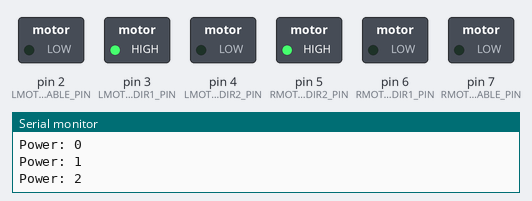
Bench run of a sketch on a simulated Arduino Uno, built with avr-gcc and run on an emulated ATmega328P. Shown: switched loads named in the sketch (green lamp = pin HIGH), the last lines printed to the serial monitor.

Above: at 1.2 s.
At 5.5 s:
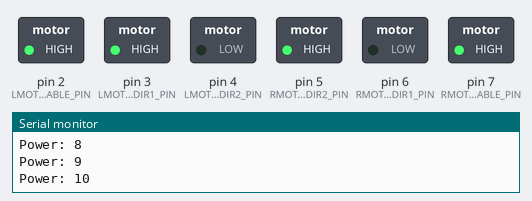
Timing chart, 0 to 9.8 s (numbered marks = the images above):
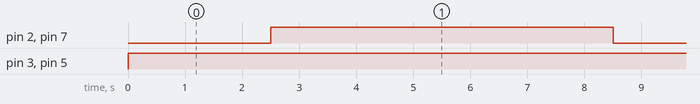

Measured:
- by itself, pin 2 (LMOTOR_ENABLE_PIN), pin 7 (RMOTOR_ENABLE_PIN): alternates HIGH for 6.0 s and LOW for 2.5 s
- by itself, pin 3 (LMOTOR_DIR1_PIN), pin 5 (RMOTOR_DIR2_PIN): LOW → HIGH at 0.00 s

The sketch:

TestMotors.ino
```cpp
#define RMOTOR_ENABLE_PIN 7
#define RMOTOR_DIR1_PIN 6
#define RMOTOR_DIR2_PIN 5

#define LMOTOR_ENABLE_PIN 2
#define LMOTOR_DIR1_PIN 3
#define LMOTOR_DIR2_PIN 4

int power = 0;

void setup() {

  Serial.begin(9600);
  pinMode(RMOTOR_ENABLE_PIN, OUTPUT);
  pinMode(RMOTOR_DIR1_PIN, OUTPUT);
  pinMode(RMOTOR_DIR2_PIN, OUTPUT);

  pinMode(LMOTOR_ENABLE_PIN, OUTPUT);
  pinMode(LMOTOR_DIR1_PIN, OUTPUT);
  pinMode(LMOTOR_DIR2_PIN, OUTPUT);
}

void loop() {
  digitalWrite(RMOTOR_DIR1_PIN, LOW);
  digitalWrite(RMOTOR_DIR2_PIN, HIGH);

  //analogWrite(RMOTOR_ENABLE_PIN, power);
  analogWrite(RMOTOR_ENABLE_PIN, map(power, 1, 16, 90, 255));

  digitalWrite(LMOTOR_DIR1_PIN, HIGH);
  digitalWrite(LMOTOR_DIR2_PIN, LOW);
  //analogWrite(LMOTOR_ENABLE_PIN, power);
  analogWrite(LMOTOR_ENABLE_PIN, map(power, 1, 16, 90, 255));

  Serial.print("Power: ");
  Serial.println(power);

  power = power + 1;
  if(power > 16) power = 0;

  delay(500);

}
```

Motor.cpp
```cpp
#include "Motor.h"

Motor::Motor(int enablePin, int dir1Pin, int dir2Pin, int minRange, int maxRange, int maxPower) {
   mEnablePin = enablePin;
   mDir1Pin = dir1Pin;
   mDir2Pin = dir2Pin;
   mMinRange = minRange;
   mMaxRange = maxRange;
   mMaxPower = maxPower;
}

void Motor::setPower(int power) {
  if(power == 0) {
    stop();
    return;
  }

  if(power > 0) {
    digitalWrite(mDir1Pin, LOW);
    digitalWrite(mDir2Pin, HIGH);
  }
  else {
    digitalWrite(mDir1Pin, HIGH);
    digitalWrite(mDir2Pin, LOW);
  }

  analogWrite(mEnablePin, map(abs(power), 1, mMaxPower, mMinRange, mMaxRange));
}

void Motor::stop() {
  digitalWrite(mEnablePin, LOW);
}

void Motor::brake() {
  digitalWrite(mDir1Pin, LOW);
  digitalWrite(mDir2Pin, LOW);
}
```

Motor.h
```cpp
#ifndef MOTOR_H
#define MOTOR_H
#include <Arduino.h>

class Motor {
  private:
    int mEnablePin;
    int mDir1Pin;
    int mDir2Pin;
    int mMinRange;
    int mMaxRange;
    int mMaxPower;

  public:
    Motor(int enablePin, int dir1Pin, int dir2Pin, int minRange, int maxRange, int maxPower);
    void setPower(int power);
    void stop();
    void brake();
};

#endif
```
